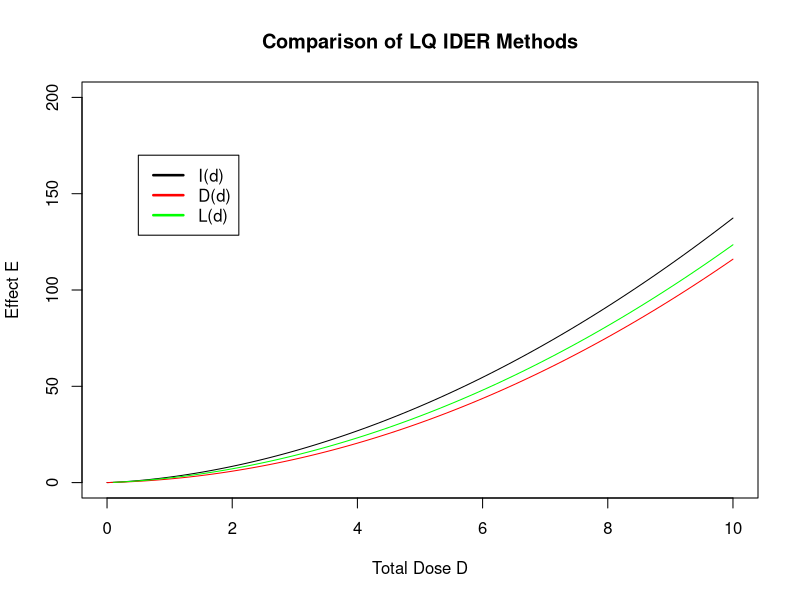
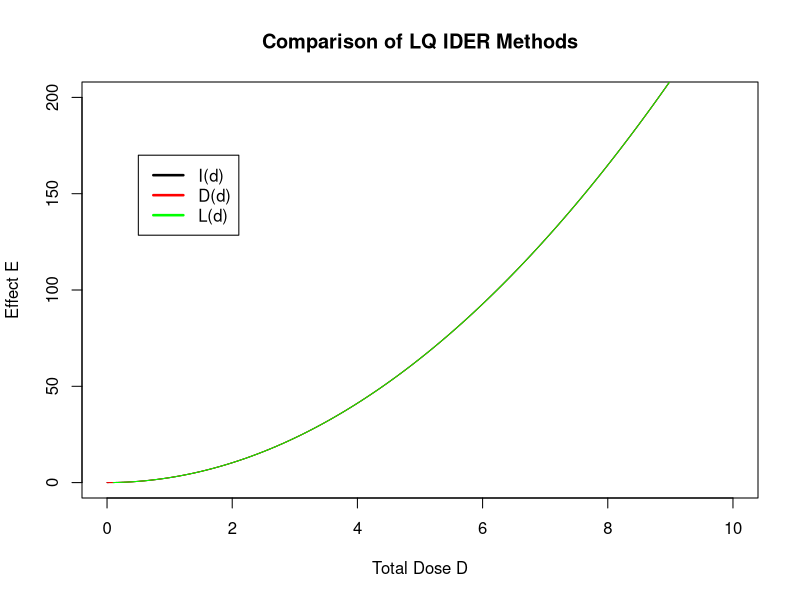
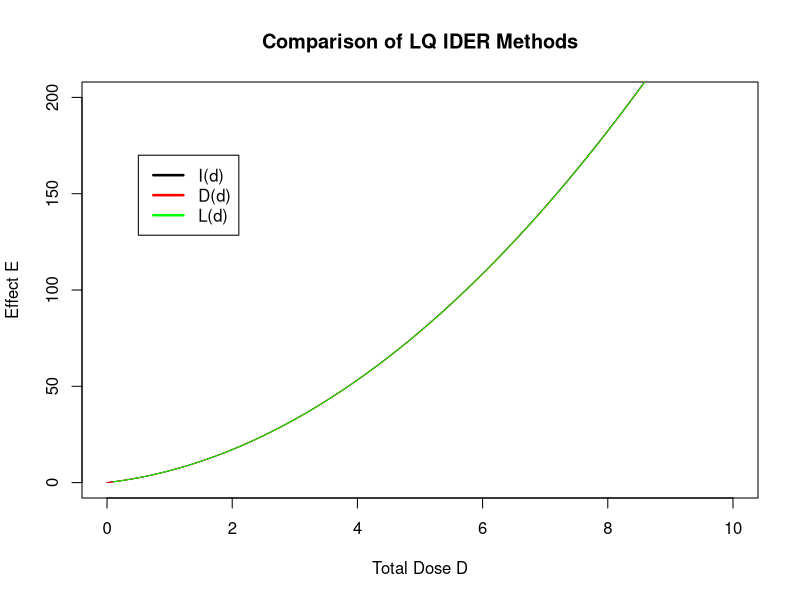
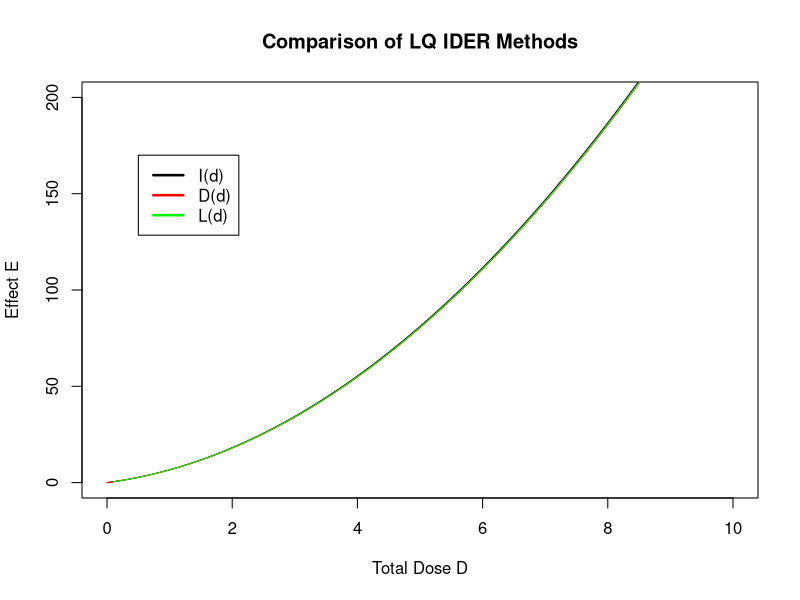
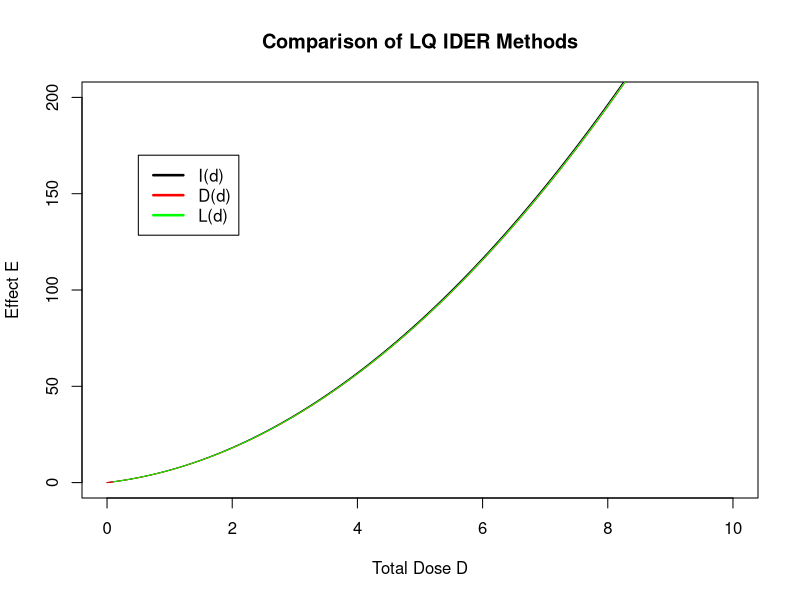
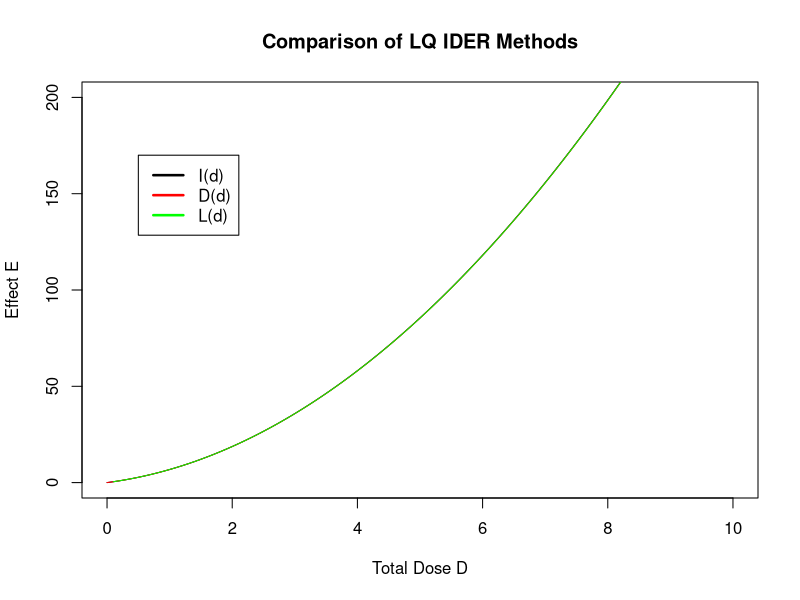
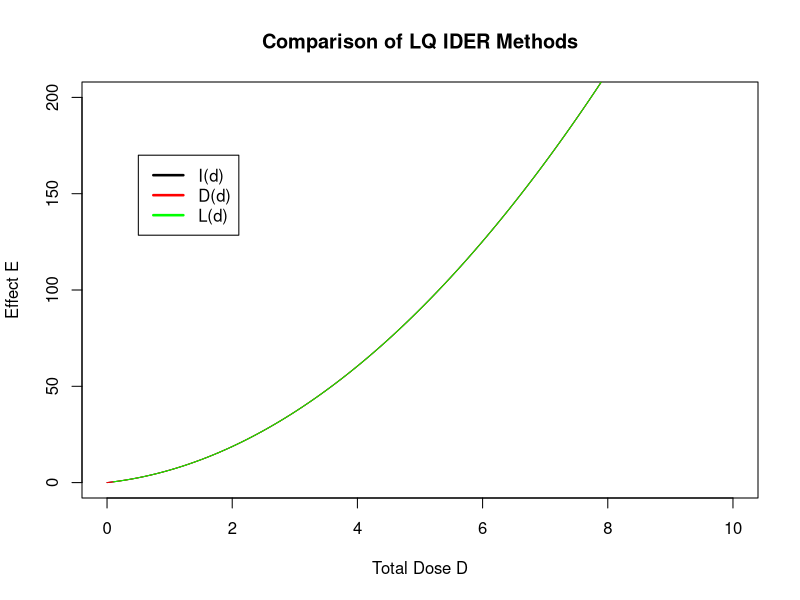

Here is the R script that generated these plots, in order:
#This script is to provide numerical evidence that the equality I(d)= L(d)= D(d) holds only on the 
#region of constant relative potency. Otherwise, we have I(d)>D(d) and L(d)> D(d).

#Here, I(d) refers to the NJR equation (NJR), L(d) refers to Berenbaum's linear isobole method (Berenbaum), and
#D(d) refers to Zaider's equation (Zaider).

#These three helper functions return a vector of Dose-Effec for each method.
#x goes from 0.1 - 10 with 0.1 step, and hence there are 100 x-coordinates.
#For example, to plot the output - type x <- NJR(2, 0, 0, 3, 0.4, 0.6), y <- Berenbaum(2, 0, 0, 3, 0.4, 0.6)
#You can do plot(x) to see how Dose varies with Effect for this x.
#You can do lines((1:100)/10, y[,2]) to graph y on the same plot for comparison.

#NJR returns a vector of Dose-Effect under the solution of NJR.

NJR <- function(alpha1, beta1, alpha2, beta2, r1, r2){
  y.initial <- 1*10^(-30)
  de <- function(t, y, parms)
    list(r1*(sqrt(alpha1^2 + 4*beta1*y)) + r2*(sqrt(alpha2^2 + 4*beta2*y))) #Function form of the Differenial Equation.
  
  library(deSolve)
  times <- seq(from = 0, to = 10, by = 10^(-1))
  out <- ode(y = y.initial, times = times, func = de, parms = NULL, rtol=10^-10, atol=10^-10)
  return(out[-1,]) #Don't return the first value so that there are 100 data points.
}

#Zaider returns a vector of Dose-Effect under Zaider's method.

Zaider <- function(alpha1, beta1, alpha2, beta2, r1, r2){
  out <- matrix(0, 100, 2)
  for (i in 1:100) {
    D <- i/10
    out[i,1] <- D
    out[i,2] <- (alpha1*r1 + alpha2*r2)*D + (beta1*(r1^2) + beta2*(r2^2) + 2*r1*r2*sqrt(beta1*beta2))*D^2 
    #Zaider's Equation
  }
  return(out)
}

#Berenbaum returns a vector of Dose-Effect under Berenbaum's method.

Berenbaum <- function(alpha1, beta1, alpha2, beta2, r1, r2){
  Effect <-function(d,alpha,beta){  
    e = alpha*d+beta*(d^2)
  }
  
  Dose <-function(e,alpha,beta){
    d=(-alpha+sqrt(alpha^2+4*e*beta))/(2*beta) 
  }
  out <- matrix (0, 100, 2)
  for (i in 1:100){
    D = i/10
    
    #Special case where Beta = 0, where the Dose function just becomes Dose = Effect/alpha 
    if (beta2 == 0){
      iso=function(D1){ 
        D1*(1 - (r2*D*alpha2)/Effect(D1,alpha1,beta1)) -r1*D 
      } 
    }
    else {
      iso=function(D1){ 
        D1*(1 - (r2*D)/Dose(Effect(D1,alpha1,beta1),alpha2,beta2)) -r1*D 
      } 
    }
    
    D1givenD = uniroot(iso,c(r1*D+0.001,5*r1*D),extendInt="upX",tol=1.0e-12) 
    out[i,1] = D
    out[i,2]= Effect(D1givenD$root,alpha1,beta1)
  }
  return(out)
}

#NJRZaiderBerenbaum compares all 3 methods in one plot.
#In the output, Column 2 is NJR, Column 3 is Zaider and Column 4 is Berenbaum.

NJRZaiderBerenbaum <- function(alpha1, beta1, alpha2, beta2, r1, r2){
  #This part just repeats code from above to graph all methods on one plot. Except in one case
  #the differences are so small it is hard to see them or (for 2 constant potency cases) are zero.
  y.initial <- 1*10^(-30)
  de <- function(t, y, parms)
    list(r1*(sqrt(alpha1^2 + 4*beta1*y)) + r2*(sqrt(alpha2^2 + 4*beta2*y)))
  library(deSolve)
  times <- seq(from = 0, to = 10, by = 10^(-1)) 
  out <- ode(y = y.initial, times = times, func = de, parms = NULL, rtol=10^-10, atol=10^-10)
  plot(out, main = "Comparison of LQ IDER Methods", xlim = c(0,10), ylim = c(0,200), 
       xlab = "Total Dose D", ylab = "Effect E") 
  curve ((alpha1*r1 + alpha2*r2)*x + (beta1*(r1^2) + beta2*(r2^2) + 2*r1*r2*sqrt(beta1*beta2))*x^2,
         add = TRUE, col = "red")
  
  Effect <-function(d,alpha,beta){  
    e = alpha*d+beta*(d^2)
  }
  Dose <-function(e,alpha,beta){
    d=(-alpha+sqrt(alpha^2+4*e*beta))/(2*beta) 
  }
  Effect_B = rep(0, 100)
  
  for (i in 1:100){
    D = i/10
    if (beta2 == 0){
      iso=function(D1){ 
        D1*(1 - (r2*D*alpha2)/Effect(D1,alpha1,beta1)) -r1*D 
      } 
    }
    else {
      iso=function(D1){ 
        D1*(1 - (r2*D)/Dose(Effect(D1,alpha1,beta1),alpha2,beta2)) -r1*D 
      } 
    }
    D1givenD = uniroot(iso,c(r1*D+0.001,5*r1*D),extendInt="upX",tol=1.0e-12) 
    Effect_B[i]= Effect(D1givenD$root,alpha1,beta1)
  }
  lines((1:100)/10, Effect_B, col = 'green')
  legend(0.5, 170, c("I(d)","D(d)", "L(d)"), lty=c(1,1,1), lwd=c(2.5,2.5,2.5),
         col=c("black","red", "green"))
  
  #This part calls the helper functions to get vectors of Dose-Effect to output along with the graph.
  all3 <- matrix(0,100,4)
  a <- NJR(alpha1, beta1, alpha2, beta2, r1, r2)
  b <- Zaider(alpha1, beta1, alpha2, beta2, r1, r2)
  c <- Berenbaum(alpha1, beta1, alpha2, beta2, r1, r2)
  all3[,1] <- a[,1]
  all3[,2] <- a[,2]
  all3[,3] <- b[,2]
  all3[,4] <- c[,2]
  return(all3)
}

# #a) Checking to see all 3 methods give the same values under constant potency.
# for (i in 1:3){
#   for (j in 1:3) {
#     for (k in 1:3){
#       print(NJRZaiderBerenbaum (i, ((i/j)^2)*k, j, k, 0.4, 0.6))
#     }
#   }
# }
#b) Checking to see I(d)>D(d) and L(d)> D(d) for different values of parameters.
NJRZaiderBerenbaum(2, 0, 0, 3, 0.4, 0.6) #Alpha2 = Beta1 = 0
NJRZaiderBerenbaum(0, 2, 0, 3, 0.4, 0.6) #Alpha1 = Alpha2 = 0 constant potency
NJRZaiderBerenbaum(5, 3, 3, 2, 0.4, 0.6) #Alpha1 > Alpha2, Beta1 > Beta2
NJRZaiderBerenbaum(3, 3, 5, 2, 0.4, 0.6) #Alpha1 < Alpha2, Beta1 > Beta2
NJRZaiderBerenbaum(5, 2, 3, 3, 0.4, 0.6) #Alpha1 > Alpha2, Beta1 < Beta2
NJRZaiderBerenbaum(3, 2, 5, 3, 0.4, 0.6) #Alpha1 < Alpha2, Beta1 < Beta2
NJRZaiderBerenbaum(6, 8, 2, 8/9, 0.4, 0.6) #Constant potency
